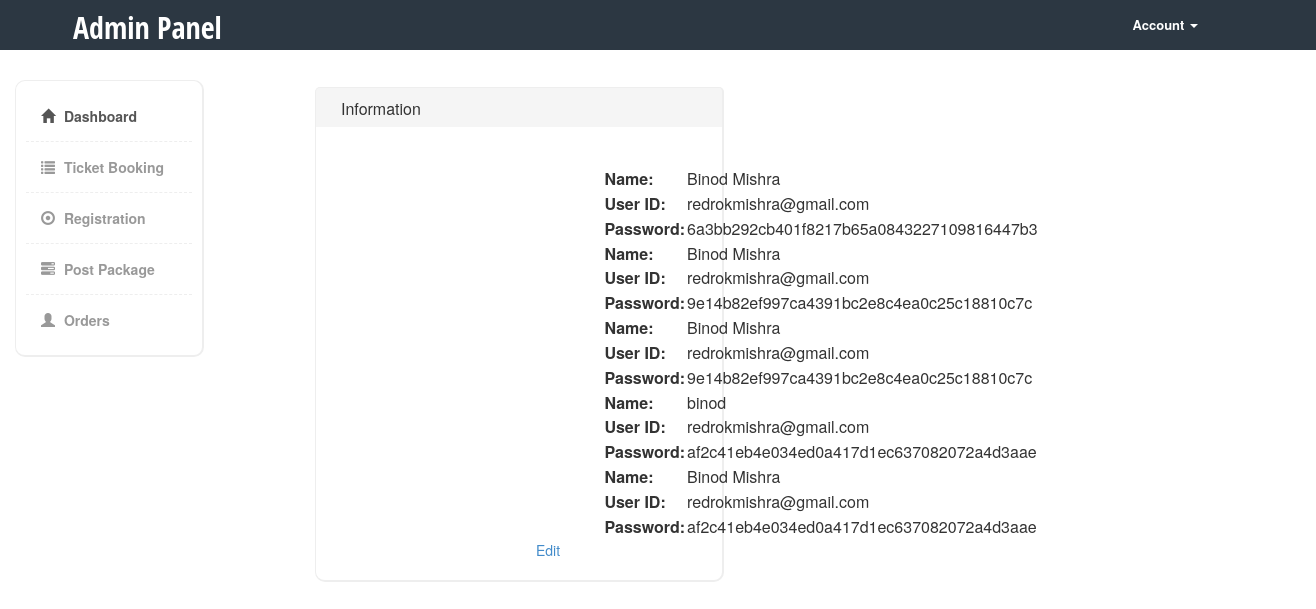
/admin/profile.php (signed in), run on the app's committed database.
### tables this page shows
CREATE TABLE `register` (
  `userid` varchar(50) NOT NULL COMMENT 'userid',
  `name` varchar(50) NOT NULL COMMENT 'name',
  `email` varchar(50) NOT NULL COMMENT 'email',
  `password` varchar(50) NOT NULL COMMENT 'password',
  `address` varchar(500) NOT NULL COMMENT 'address',
  `contact` varchar(50) NOT NULL COMMENT 'contact',
  `date` timestamp NOT NULL DEFAULT CURRENT_TIMESTAMP ON UPDATE CURRENT_TIMESTAMP
);

### admin/profile.php (the view, shortened to what this page needs)
<!DOCTYPE html>
<html>
  <head>
    <link href="bootstrap/css/bootstrap.min.css" rel="stylesheet">
    <link href="css/styles.css" rel="stylesheet">
    <link rel="stylesheet" type="text/css" href="css/bootstrap.css">
	<link rel="stylesheet" type="text/css" href="css/bootstrap-responsive.css">
  </head>
  <body>
  	<div class="header">
	     <div class="container">
	        <div class="row">
	           <div class="col-md-5">
	              <div class="logo">
	                 <h1><a href="index.php">Admin Panel</a></h1>
	              </div>
	           </div>
	           <div class="col-md-2">
	              <div class="navbar navbar-inverse" role="banner">
	                  <nav class="collapse navbar-collapse bs-navbar-collapse navbar-right" role="navigation">
	                    <ul class="nav navbar-nav">
	                      <li class="dropdown">
	                        <a href="#" class="dropdown-toggle" data-toggle="dropdown">Account <b class="caret"></b></a>
	                      </li>
	                    </ul>
	                  </nav>
	              </div>
	           </div>
	        </div>
	     </div>
	</div>
    <div class="page-content">
    	<div class="row">
		  <div class="col-md-2">
		  	<div class="sidebar content-box" style="display: block;">
                <ul class="nav">
                    <li class="current"><a href="index.php"><i class="glyphicon glyphicon-home"></i> Dashboard</a></li>
                    <li><a href="booking.php"><i class="glyphicon glyphicon-list"></i> Ticket Booking</a></li>
                    <li><a href="registration.php"><i class="glyphicon glyphicon-record"></i> Registration</a></li>
                    <li><a href="package.php"><i class="glyphicon glyphicon-tasks"></i> Post Package</a></li>
                    <li><a href="packageorder.php"><i class="glyphicon glyphicon-user"></i> Orders </a></li>
                </ul>
             </div>
		  </div>
		  			</div>
		  			</div>
<div class="col-md-4" style="margin-left:300px;margin-top:-300px">
		  					<div class="content-box-header" >
			  					<div class="panel-title">Information</div>
				  			</div>
				  			<div class="content-box-large box-with-header">
			<div class="row">
			<br><br>
			<br>
				<div class="span10" >
					<?php
						$select = "select * from register";
						$query=mysql_query($select);
						echo "<table align='center' style='font-size:16px;margin-top:-40px;'>";
							while($row = mysql_fetch_array($query))
									{
											echo "<tr><td><strong>Name:</strong> </td><td>".$row['name']."</td></tr>";
											echo "<tr><td><strong>User ID:</strong> </td><td>".$row['email']."</td></tr>";
											echo "<tr><td><strong>Password:  </strong>  </td><td>".$row['password']."</td></tr>";
											}
						echo "</table>";
					?>
					<div style="margin-left:200px;">
					<a href="profiledit.php">Edit</a></div>
				</div>
			</div>
		</div>

### admin/css/styles.css (style rules this page uses)
body { font-family: 'Open Sans', sans-serif; background-color: #f7f7f7; position: relative; margin: 0px; font-size: 12px; padding: 0px; }
.page-content > .row { margin-left: 0px !important; margin-right: 0px !important; margin-top: 30px; }
.header { height:50px; background-color: #2c3742; }
.header .logo h1 { font-size:30px; margin:0px; padding:10px 0px; }
.header .logo h1 a { color:#fff; font-family: 'Open Sans Condensed', sans-serif; }
.header .navbar * { box-shadow:none !important; }
.header .navbar { background:none !important; border:0px !important; }
.header .navbar .nav > li > a { color:#fff !important; font-size:13px !important; border-bottom:0px !important; margin-top:0px !important; font-weight:bold; }
.header .navbar-collapse { border:0px !important; }
.header .navbar-nav .caret { border-top-color:#fff !important; border-bottom-color:#fff !important; }
.content-box, .content-box-large { margin-bottom:30px; background:#fff; border-radius:10px; padding:10px; border-left:1px solid #eee; border-top:1px solid #eee; border-right:2px solid #eee; border-bottom:2px solid #eee; }
.content-box-large { padding: 20px; }
.box-with-header { border-top: none; border-top-left-radius:0px; border-top-right-radius:0px; }
.content-box-header { min-height: 40px; font-size: 16px; background:#f5f5f5; border-top-left-radius:5px; border-top-right-radius:5px; padding:10px; border-left:1px solid #eee; border-top:1px solid #eee; border-right:2px solid #eee; }
.content-box-header:after { clear:both; }
.sidebar ul.nav, .sidebar ul.nav ul { list-style: none; padding: 0px; margin: 0px; }
.sidebar .nav > li { margin: 0; border-bottom:1px dashed #eee; }
.sidebar .nav > li:last-child { border-bottom:0px; }
.sidebar .nav > li > a { font-size: 14px; line-height: 20px; padding: 15px 15px; color: #999; display: block; font-weight:bold; background:none; text-decoration: none; border-top:0px; font-weight:bold; }
.sidebar .nav > li > a > i { margin-right:5px; }
.sidebar .nav li a:hover, .sidebar .nav li.current > a { background: #fff; color: #555; border-bottom:0px; }
body { background-color: #eff0f3; }
.panel-heading>.panel-title, .content-box-header .panel-title { float: left; padding: 10px 15px; padding-top: 0px; }

### data on the page
register: name "Binod Mishra", email "redrokmishra@gmail.com", password "6a3bb292cb401f8217b65a0843227109816447b3"
register: name "Binod Mishra", email "redrokmishra@gmail.com", password "9e14b82ef997ca4391bc2e8c4ea0c25c18810c7c"
register: name "Binod Mishra", email "redrokmishra@gmail.com", password "9e14b82ef997ca4391bc2e8c4ea0c25c18810c7c"
register: name "binod", email "redrokmishra@gmail.com", password "af2c41eb4e034ed0a417d1ec637082072a4d3aae"
register: name "Binod Mishra", email "redrokmishra@gmail.com", password "af2c41eb4e034ed0a417d1ec637082072a4d3aae"
